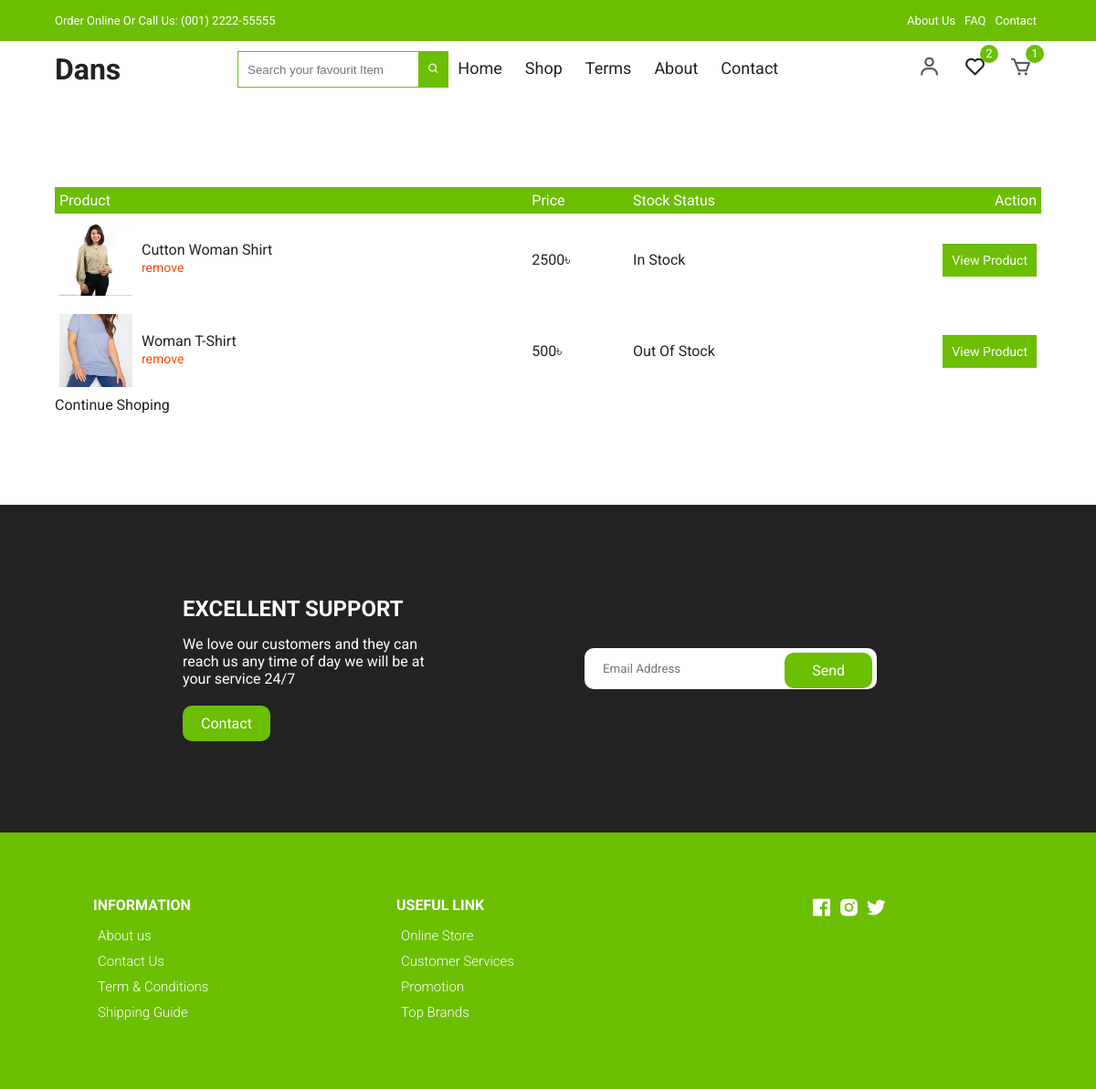
The app's page /wish-list/ (signed in), older data.
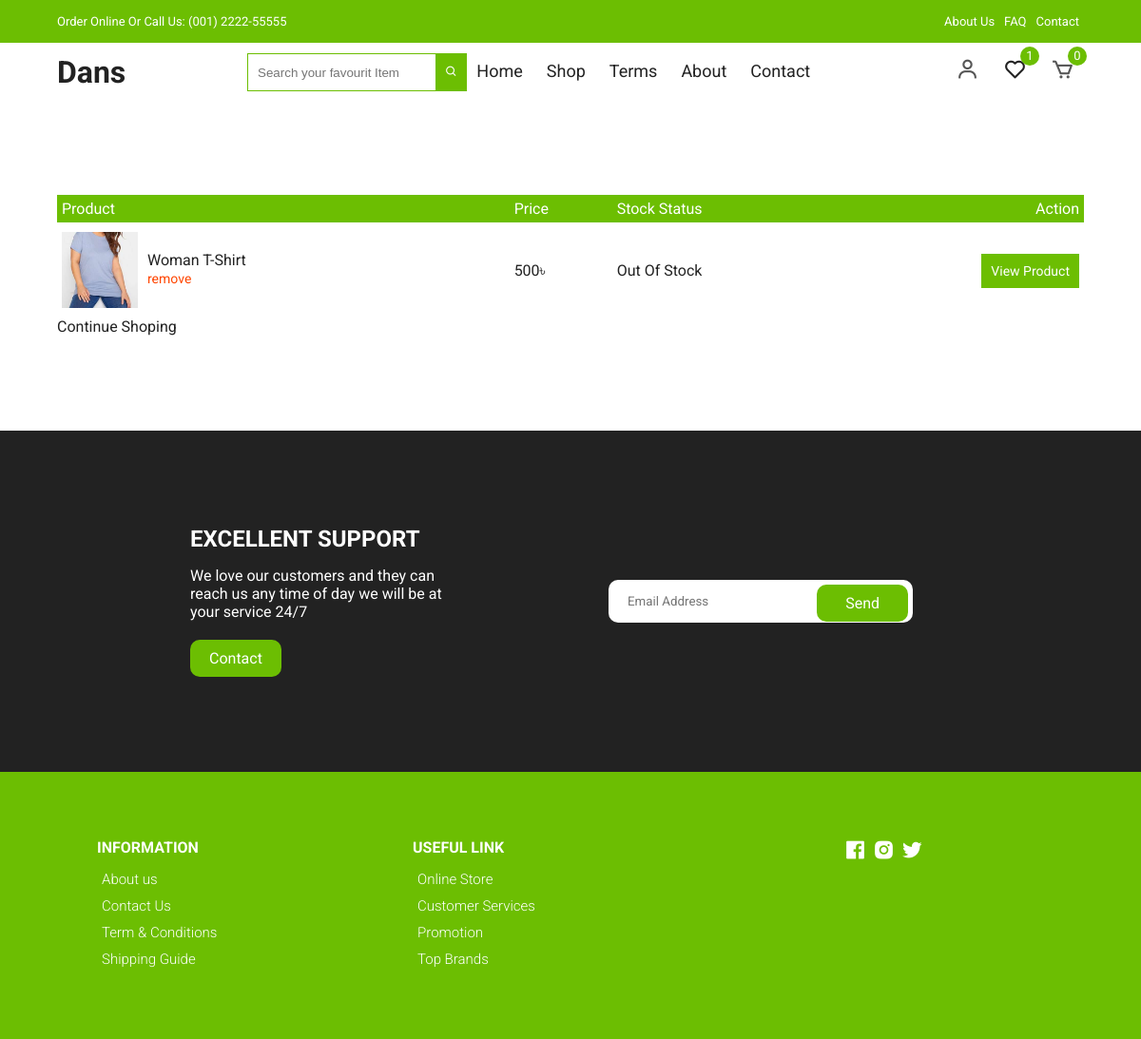
The same page, newer data.
### Accounts/models.py (models this page shows, shortened)
class User(AbstractBaseUser, PermissionsMixin):
    email = models.EmailField(unique=True, null=False)
    password = models.CharField(max_length=120)
    user_rol = (
        ('Admin','Admin'),
        ('Customer','Customer'),
    )
    user_type = models.CharField(
        max_length=20,
        choices=user_rol,
        default='Customer'
        )
    is_staff = models.BooleanField(
        gettext_lazy("staff status"),
        default=False,
        help_text = gettext_lazy("Designet whether this user can Login this site")
    )
    is_active = models.BooleanField(
        gettext_lazy("Active"),
        default=True,
        help_text = gettext_lazy("designates Whether this user should be creates as active. unselect this instad of deleting accounts")
    )
    USERNAME_FIELD = 'email'
    objects = MyUserManager()

### shopApp/models.py (models this page shows, shortened)
class WishList(models.Model):
    product   = models.ForeignKey(Product, on_delete=models.CASCADE)
    user      = models.ForeignKey(User, on_delete=models.CASCADE)
    create_at = models.DateTimeField(auto_now_add=True)

class Product(models.Model):
    product_name         = models.CharField(max_length=260)
    product_code         = models.CharField(max_length=20)
    product_quintity     = models.IntegerField(default=0)
    product_category     = models.ForeignKey(Category, on_delete=models.CASCADE, related_name='category')
    roduct_title         = models.CharField(max_length=260)
    image                = models.ImageField(upload_to='products')
    product_color_image  = models.ManyToManyField(ColorImage, blank=True, null=True, related_name="colorImg")
    color_name           = models.CharField(max_length=160)
    availableSize        = models.CharField(max_length=60)
    slug                 = models.SlugField(unique=True, null=True, blank=True)
    details              = models.TextField()
    main_price           = models.IntegerField()
    is_newarival         = models.BooleanField(default=False)
    is_featured          = models.BooleanField(default=False)
    is_discount          = models.BooleanField(default=False)
    dic_price            = models.IntegerField(default=0, blank=True, null=True)
    cerated_at           = models.DateTimeField(auto_now_add=True)
    updated_at           = models.DateTimeField(auto_now=True)

### shopApp/views.py (the view)
# urls.py: path('wish-list/', views.ViewWishList , name='wishList'),
@login_required
def ViewWishList(request):
    wish_List = WishList.objects.filter(user=request.user)
    context = {
        'wish_List':wish_List
    }
    return render(request, 'shopApp/wishlist.html', context)

### orderApp/templatetags/cart_tag.py (called while the page is built)
@register.filter
def cart_total(user):
    order = Cart.objects.filter(user=user, purchase=False)
    if order.exists():
        return order.count()
    else:
        return 0

@register.filter
def wishListTotal(user):
    wishlist = WishList.objects.filter(user=user)
    if wishlist.exists():
        return wishlist.count()
    else:
        return 0

### template/shopApp/wishlist.html (shortened to what this page needs)
{% extends "base.html" %}
{% load static %}
{% block body %}
<div class="container cart">
    <table>
      <tr>
        <th>Product</th>
        <th>Price</th>
        <th>Stock Status</th>
        <th>Action</th>
      </tr>
      {% for i in wish_List %}
        <tr>
          <td>
            <div class="cart-info">
              <img src="/media/{{i.product.image}}" alt="" />
              <div>
                <p style="margin-top: 20px;">{{i.product.product_name}}</p>
                <a href="{% url 'shopApp:removewishlist' id=i.id %}" class="mt-4">remove</a>
              </div>
            </div>
          </td>
          {% if i.product.dic_price == 0 %}
            <td>{{i.product.main_price}}&#2547</td>
          {% else %}
          <td>{{i.product.dic_price}}&#2547</td>
          {% endif %}
          {% if i.product.product_quintity > 0 %}
          <td>In Stock</td>
          {% else %}
          <td>Out Of Stock</td>
          {% endif %}
          <td>
              <a href="{% url 'shopApp:productDetails' slug=i.product.slug %}" style="background-color: #6cbe02;padding:10px;color:white;">View Product</a>
          </td>
        </tr>
      {% endfor %}
      </table>
      <a href="{% url 'homeApp:home' %}" class="checkout btn">Continue Shoping</a>
    </div>
{% endblock %}

### template/base.html (shortened to what this page needs)
<!DOCTYPE html>
{% load static %}
{% load cart_tag %}
<html lang="en">
  <head>
    <link
      href="https://unpkg.com/boxicons@2.0.7/css/boxicons.min.css"
      rel="stylesheet" />
    <link rel="stylesheet"
      href="https://cdnjs.cloudflare.com/ajax/libs/Glide.js/3.4.1/css/glide.core.css">
    <link rel="stylesheet"
      href="https://cdnjs.cloudflare.com/ajax/libs/Glide.js/3.4.1/css/glide.theme.css">
    <link rel="stylesheet" href="{% static 'website_assets/css/styles.css' %}" />
  </head>
  <body>
    <header class="header" id="header">
      <div class="top-nav">
        <div class="container d-flex">
          <p>Order Online Or Call Us: (001) 2222-55555</p>
          <ul class="d-flex">
            <li><a href="{% url 'homeApp:about_us' %}">About Us</a></li>
            <li><a href="{% url 'homeApp:faq' %}">FAQ</a></li>
            <li><a href="{% url 'homeApp:contact_us' %}">Contact</a></li>
          </ul>
        </div>
      </div>
      <div class="navigation">
        <div class="nav-center container d-flex">
          <a href="/" class="logo text-6xl font-bold"><h1>Dans</h1></a>
          <ul class="nav-list d-flex">
            <li>
              <div class="hidden">
                <form action="{% url 'homeApp:home' %}" method="GET">
                  <input
                    style="height: 40px;padding:10px;border:1px solid #6cbe02; outline:none"
                    type="text" name="search"
                    placeholder="Search your favourit Item">
                  <button id="carsh-btn"
                    style="background-color: #6cbe02;height:40px;padding:0 10px;color:white;border:0;margin-left:-5px;"><i
                      class="bx bx-search"></i></button>
                </form>
              </div>
            </li>
            <li class="nav-item">
              <a href="/" class="nav-link">Home</a>
            </li>
            <li class="nav-item">
              <a href="{% url 'shopApp:products' %}" class="nav-link">Shop</a>
            </li>
            <li class="nav-item">
              <a href="{% url 'homeApp:tearm' %}" class="nav-link">Terms</a>
            </li>
            <li class="nav-item">
              <a href="{% url 'homeApp:about_us' %}" class="nav-link">About</a>
            </li>
            <li class="nav-item">
              <a href="{% url 'homeApp:contact_us' %}" class="nav-link">Contact</a>
            </li>
          </ul>
          <div class="icons d-flex">
            {% if user.is_authenticated %}
            <a href="{% url 'accounts:profile' %}" class="icon">
              <i class="bx bx-user"></i>
            </a>
            <div class="icon">
              <a href="{% url 'shopApp:wishList' %}"><i class="bx bx-heart"></i></a>
              <span class="d-flex">{{request.user | wishListTotal}}</span>
            </div>
            <a href="{% url 'orderApp:card_view' %}" class="icon">
              <i class="bx bx-cart"></i>
              <span class="d-flex">{{request.user | cart_total}}</span>
            </a>
            </div>
            {% endif %}
        </div>
      </div>
    </header>
    {% block body %}
    {% endblock body %}
    {% include "includs/footer.html" %}
  </body>
</html>

Row changes from the older to the newer data that the page shows:
removed WishList: product.image (picture), product.product_name "Cutton Woman Shirt", product.dic_price "2500", shows "In Stock"
computed for User: user|wishListTotal "2" → "1"; user|cart_total "1" → "0"
